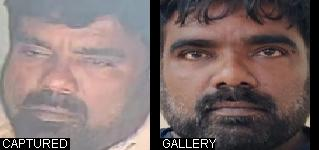
#> input picture Training/1.jfif, 319 x 150 px
$ python -i fast_enhancer.py   (imports and definitions only)
#> lines starting #> are read from the running program, lines starting #| are printed output that depends on the picture
"""Tier 1 Hardware-Accelerated Stream Preprocessing: CUDA CLAHE & Bilateral Filter.

Executes unconditionally on 100% of decoded video frames within the decoding loop (< 1.2ms budget).
- CLAHE: Strictly applied to the Luminance (Y or L) channel in YUV/LAB space, lifting deep shadows
  without altering color balance or blowing out bright sectors.
- Edge-Preserving Bilateral Filtering: Suppresses high-ISO sensor gain noise while preserving sharp
  clothing contours and pedestrian silhouette boundaries.
- Forensic Integrity Profile: HIGH (zero generative synthesis; preserves raw pixel authenticity).
"""

import time
import logging
from typing import Tuple, Optional, Dict, Any
import numpy as np
import cv2

logger = logging.getLogger(__name__)


class FastEnhancer:
    """Tier 1 fast image pre-processor for live CCTV surveillance streams."""

    def __init__(
        self,
        clahe_clip_limit: float = 2.0,
        clahe_grid_size: Tuple[int, int] = (8, 8),
        enable_clahe: bool = False,
        enable_denoise: bool = False
    ):
#> further down, picture is the input picture: shape (150, 319, 3); mean B, G, R 106.5, 107.6, 124.2
        self.clahe_clip_limit = clahe_clip_limit
        self.clahe_grid_size = clahe_grid_size
        self.enable_clahe = enable_clahe
        self.enable_denoise = enable_denoise
        self._clahe = cv2.createCLAHE(clipLimit=self.clahe_clip_limit, tileGridSize=self.clahe_grid_size)
        self.avg_latency_ms = 0.9

    def apply_clahe_luminance(self, frame: np.ndarray) -> np.ndarray:
        """Apply CLAHE strictly to the Luminance channel (L in LAB or Y in YUV)."""
        if frame is None or frame.size == 0:
            return frame

        lab = cv2.cvtColor(frame, cv2.COLOR_BGR2LAB)
#> lab: shape (150, 319, 3); mean of channels 0, 1, 2 117.6, 134.4, 131.1
        l, a, b = cv2.split(lab)
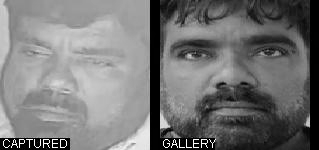
#> l: shape (150, 319); min 0, max 255, mean 117.6
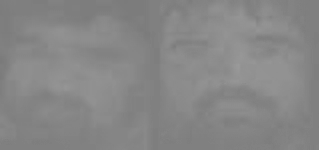
#> a: shape (150, 319); min 122, max 154, mean 134.4
        l_eq = self._clahe.apply(l)
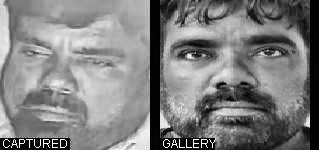
#> l_eq: shape (150, 319); min 1, max 255, mean 127.3
        enhanced_lab = cv2.merge((l_eq, a, b))
#> enhanced_lab: shape (150, 319, 3); mean of channels 0, 1, 2 127.3, 134.4, 131.1
        return cv2.cvtColor(enhanced_lab, cv2.COLOR_LAB2BGR)
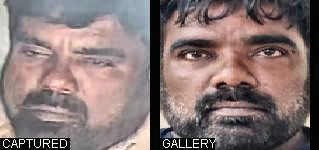
#> returned value: shape (150, 319, 3); mean B, G, R 116, 117.2, 134.2

    def apply_bilateral_denoise(self, frame: np.ndarray) -> np.ndarray:
        """Fast edge-preserving bilateral filtering to suppress night-vision grain."""
        if frame is None or frame.size == 0:
            return frame

        # Adaptive filter diameter: d=3 for full video frames (<4ms budget), d=5 for small crops
        h, w = frame.shape[:2]
        d = 5 if (h <= 240 and w <= 320) else 3
        return cv2.bilateralFilter(frame, d=d, sigmaColor=25, sigmaSpace=25)

    def enhance_frame(self, frame: np.ndarray) -> np.ndarray:
        """Execute the Tier 1 pipeline: CLAHE -> Bilateral Filter."""
        if frame is None or frame.size == 0:
            return frame

        t0 = time.perf_counter()
        out = frame
        if self.enable_clahe:
            out = self.apply_clahe_luminance(out)
        if self.enable_denoise:
            out = self.apply_bilateral_denoise(out)

        elapsed = (time.perf_counter() - t0) * 1000.0
        self.avg_latency_ms = 0.95 * self.avg_latency_ms + 0.05 * elapsed
        return out

    # Backwards compatibility methods
    def enhance_stream_frame(self, frame: np.ndarray) -> np.ndarray:
        return self.enhance_frame(frame)

    def apply_clahe_lab(self, frame: np.ndarray) -> np.ndarray:
        return self.apply_clahe_luminance(frame)

    def apply_fast_denoise(self, frame: np.ndarray) -> np.ndarray:
        return self.apply_bilateral_denoise(frame)

    def get_status(self) -> Dict[str, Any]:
        return {
            "tier": "TIER_1_ALWAYS_ON",
            "clahe_enabled": self.enable_clahe,
            "denoise_enabled": self.enable_denoise,
            "clahe_clip_limit": self.clahe_clip_limit,
            "clahe_grid_size": list(self.clahe_grid_size),
            "avg_latency_ms": round(self.avg_latency_ms, 3),
            "forensic_integrity": "HIGH_UNMODIFIED_GEOMETRY"
        }


# Compatibility alias
StreamEnhancer = FastEnhancer
fast_enhancer = FastEnhancer()

>>> import cv2
>>> picture = cv2.imread('../../Training/1.jfif')
>>> result = FastEnhancer().apply_clahe_luminance(picture)

$ run again, on Training/2 p.jpg
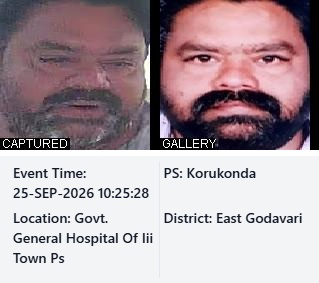
#> input picture Training/2 p.jpg, 319 x 283 px
#> picture is the input picture: shape (283, 319, 3); mean B, G, R 163.2, 157.5, 173.6
#> lab: shape (283, 319, 3); mean of channels 0, 1, 2 165.8, 135.4, 127.5
#> in apply_clahe_luminance, `l, a, b = cv2.split(lab)`:
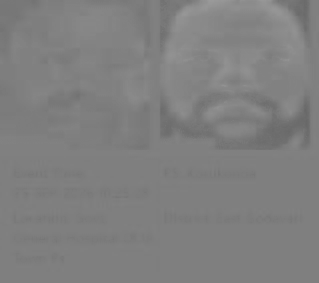
#> b: shape (283, 319); min 104, max 154, mean 127.5
#> enhanced_lab: shape (283, 319, 3); mean of channels 0, 1, 2 170.5, 135.4, 127.5
#> in apply_clahe_luminance, `return cv2.cvtColor(enhanced_lab, cv2.COLOR_LAB2BGR)`:
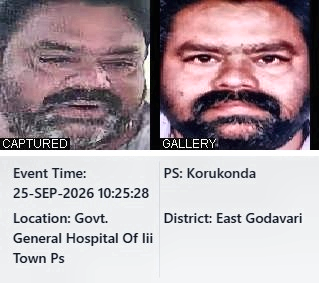
#> returned value: shape (283, 319, 3); mean B, G, R 167.8, 162.2, 178

$ run again, on Training/3 p.jpg
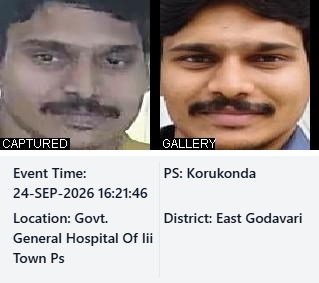
#> input picture Training/3 p.jpg, 319 x 283 px
#> picture is the input picture: shape (283, 319, 3); mean B, G, R 160.7, 164.7, 176.2
#> lab: shape (283, 319, 3); mean of channels 0, 1, 2 171.2, 132.1, 132
#> in apply_clahe_luminance, `l_eq = self._clahe.apply(l)`:
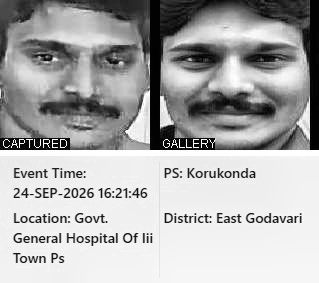
#> l_eq: shape (283, 319); min 1, max 255, mean 173.4
#> enhanced_lab: shape (283, 319, 3); mean of channels 0, 1, 2 173.4, 132.1, 132
#> in apply_clahe_luminance, `return cv2.cvtColor(enhanced_lab, cv2.COLOR_LAB2BGR)`:
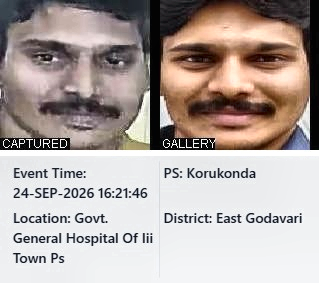
#> returned value: shape (283, 319, 3); mean B, G, R 162.9, 167.1, 178.1

$ run again, on Training/4 p.jpg
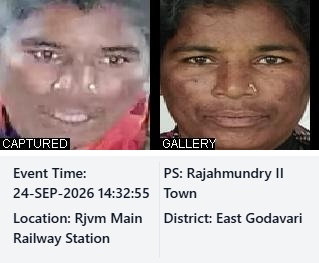
#> input picture Training/4 p.jpg, 319 x 263 px
#> picture is the input picture: shape (263, 319, 3); mean B, G, R 152.1, 155, 171
#> lab: shape (263, 319, 3); mean of channels 0, 1, 2 163.3, 134.1, 132.4
#> in apply_clahe_luminance, `l, a, b = cv2.split(lab)`:
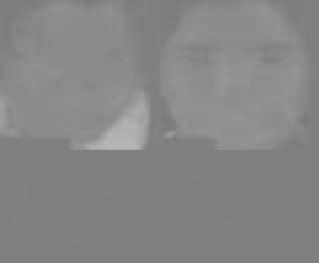
#> a: shape (263, 319); min 122, max 183, mean 134.1
#> enhanced_lab: shape (263, 319, 3); mean of channels 0, 1, 2 167.7, 134.1, 132.4
#> in apply_clahe_luminance, `return cv2.cvtColor(enhanced_lab, cv2.COLOR_LAB2BGR)`:
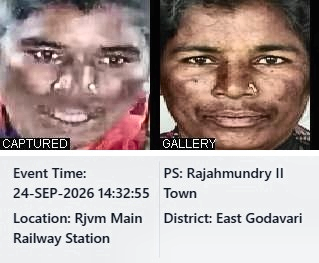
#> returned value: shape (263, 319, 3); mean B, G, R 156.3, 159.5, 175.7
